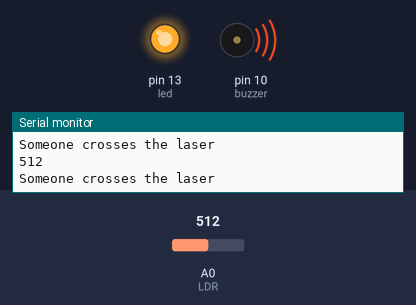
Simulated run of this sketch. Board: Arduino Uno, built with avr-gcc and run on an emulated ATmega328P. Parts: output pins drawn as LEDs (lit = HIGH), buzzer (waves = sounding, pin HIGH), the last lines printed to the serial monitor. The test bench sets the inputs (shaded band); at power-on: A0 (LDR) = 512.

Above: at 10.9 s.
11.0 s: A0 (LDR) set to 585
21.4 s: A0 (LDR) set to 608
At 31.5 s:
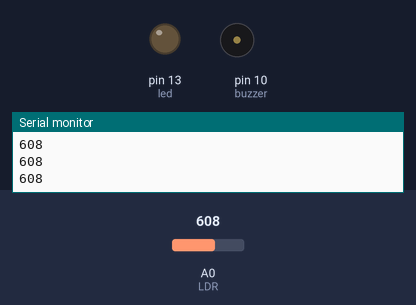
31.8 s: A0 (LDR) set to 590
At 32.8 s:
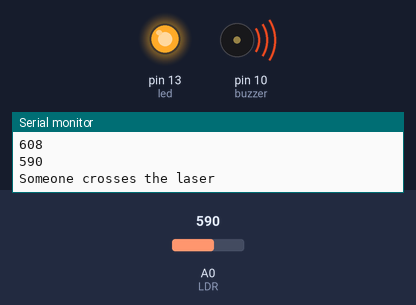
41.9 s: A0 (LDR) set to 610
At 42.9 s:
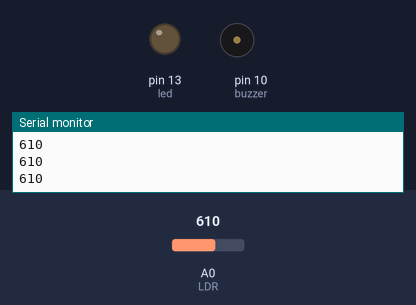
Timing chart, 0 to 44.9 s (numbered marks = the images above; inputs shaded):
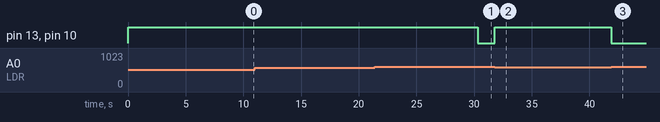

Measured:
- the behaviour switches between 599 and 600 on A0 (LDR) (found by bisection; images 0 and 1)
- after the input at 21.4 s, pin 13 (led), pin 10 (buzzer): HIGH → LOW after 8.9 s
- after the input at 31.8 s, pin 13 (led), pin 10 (buzzer): LOW → HIGH at once
- after the input at 41.9 s, pin 13 (led), pin 10 (buzzer): HIGH → LOW at once

The sketch:

LDR.ino
```cpp
/*Program for Laser Light Security System
 * Ring buzzer when someone crosses the laser
 * ~~~ R. S. Electronics ~~~
 * https://www.youtube.com/channel/UC_Jm37Vgb58krva8AG1ByMg
 */

 // Define
int ldr;
int led = 13, buzzer = 10;

void setup()
{
  pinMode(led,OUTPUT);
  pinMode(buzzer,OUTPUT);
  Serial.begin(9600);
}

void loop()
{
  ldr = analogRead(A0);         // reading input from LDR
  Serial.println(ldr);
  if(ldr < 600)             //someone blocks the laser light
  {
    Serial.println("Someone crosses the laser");
    digitalWrite(led, HIGH);
    digitalWrite(buzzer, HIGH);
    delay(10000);               // turn ON the LED and ring the BUZZER for 10 seconds
  }
  else
  {
    digitalWrite(led, LOW);
    digitalWrite(buzzer, LOW);
  }
  delay(100);               // repeat the process with gap of 100 miliseconds
}
```
